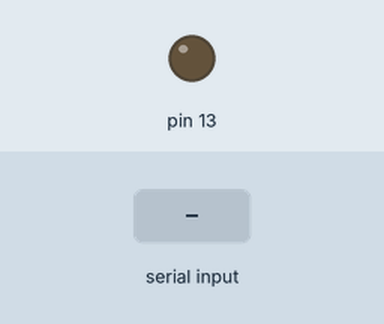
Simulated run of this sketch. Board: Arduino Uno, built with avr-gcc and run on an emulated ATmega328P. Shown: output pins drawn as LEDs (lit = HIGH). The test bench sets the inputs (shaded band).

Above: at 1.2 s.
1.3 s: "a" received over Serial
At 1.6 s:
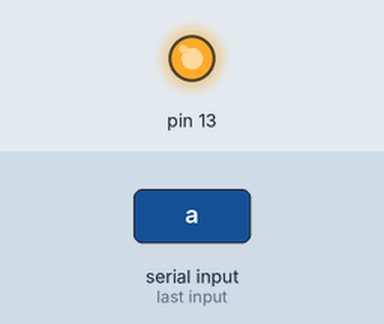
2.8 s: "b" received over Serial
At 3.9 s:
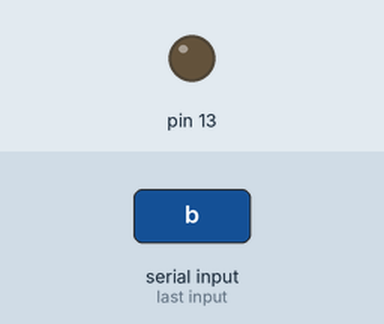
Timing chart, 0 to 5.8 s (numbered marks = the images above; inputs shaded):
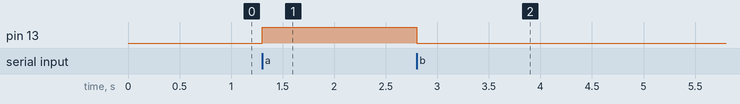

The sketch:

211_0.ino
```cpp
void setup() {
  Serial.begin(115200);
  pinMode(13, OUTPUT);
}

void loop() {
  int uga = Serial.available();
  if( uga > 0){
    char c = Serial.read();
    if (c == 'a'){
      digitalWrite(13, HIGH);
    }else if(c == 'b'){
      digitalWrite(13, LOW);
    }
  }
}
```

Measured:
- after the input at 1.3 s, pin 13: LOW → HIGH at once
- after the input at 2.8 s, pin 13: HIGH → LOW at once
